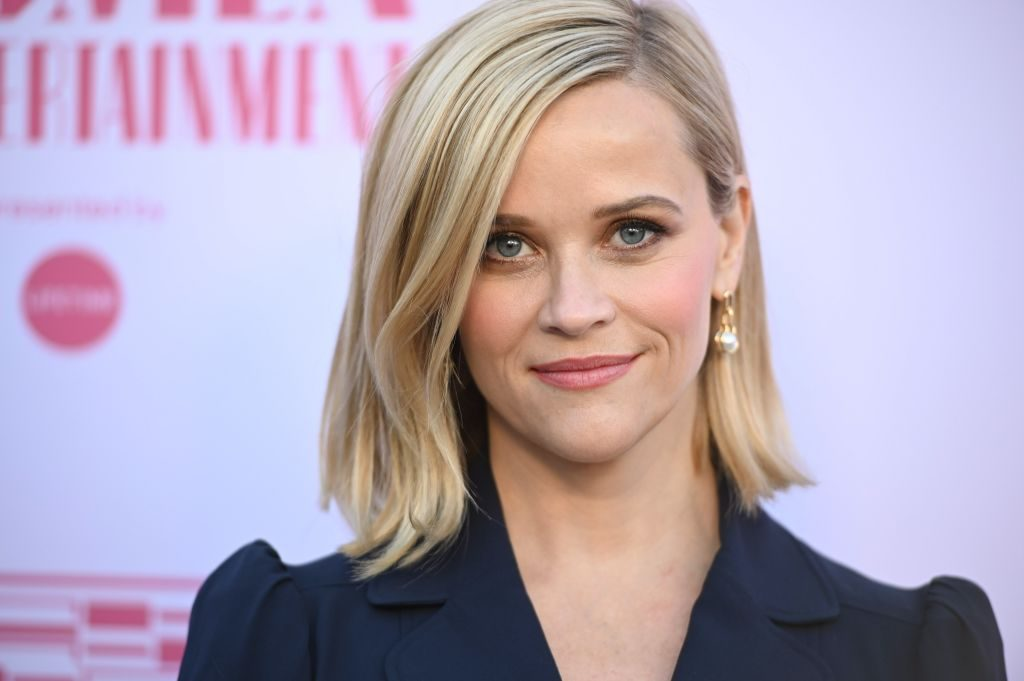
#> input picture filter_app/filters/photos/test4.png, 1024 x 681 px
$ python change_brightness.py
#> lines starting #> are read from the running program, lines starting #| are printed output that depends on the picture
### filter_app/image/base_image.py
class Image:
    def __init__(self, name, pillow_image):
        self.name = name
        self.pillow_image = pillow_image

    def save_file(self, path='./', name='untitled1.png'):
        self.pillow_image.save(name)

### filter_app/filters/change_brightness.py
from PIL import Image, ImageEnhance
import PIL
from filter_app.filters.filter import ImageFilter
from filter_app.image.base_image import Image
from filter_app.config_filter.config_default import DEFAULT_FACTOR

class ChangeBrightness(ImageFilter):
    def __init__(self, image, name_of_filter):
        self.image = image.pillow_image
        self.name_of_filter = name_of_filter

    def _change_brightness(self):
        enhancer = ImageEnhance.Brightness(self.image)
        # factor = int(input("enter a factor "))
        im_convert = enhancer.enhance(DEFAULT_FACTOR)
        return Image("updated brightness", im_convert)


    def apply_filter(self):
        return self._change_brightness()


if __name__ == '__main__':
    img = PIL.Image.open("./photos/test4.png")
#> img is the input picture: PIL image 1024x681 RGB; mean R, G, B 178.8, 165.2, 181.5
    base_image = Image("bright photo", img)
    test_image = ChangeBrightness(base_image, "change brightness")
    PIL.Image._show(test_image.apply_filter())
#> in _change_brightness, `im_convert = enhancer.enhance(DEFAULT_FACTOR)`:
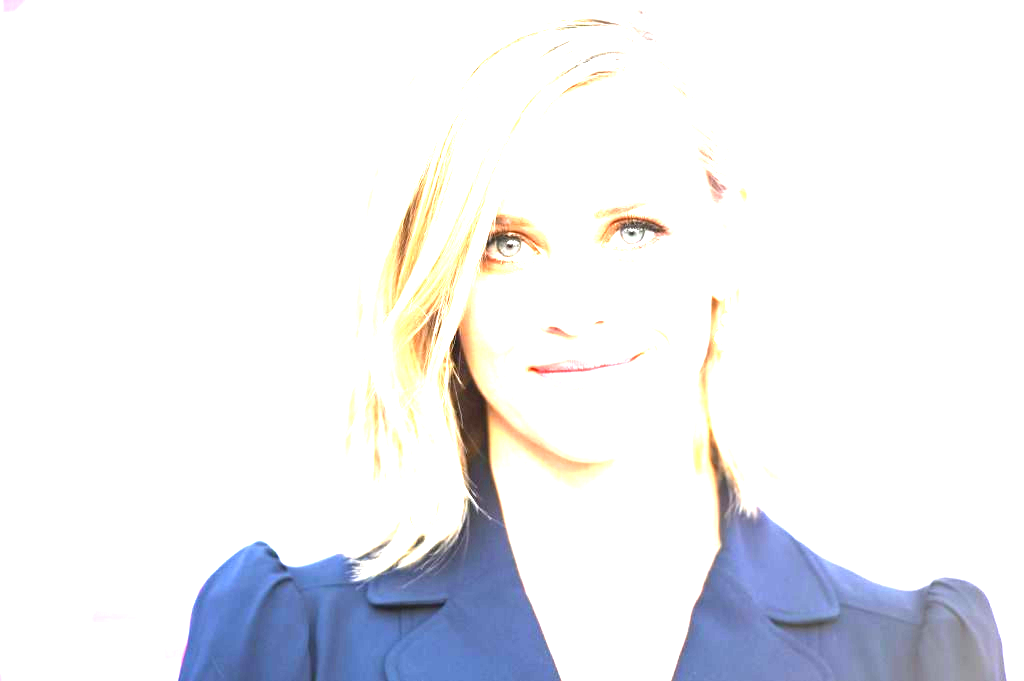
#> im_convert: PIL image 1024x681 RGB; mean R, G, B 236.9, 238, 242
#> (the run stopped early here; a loop or call above may not have finished)

$ run again, with filter_app/filters/photos/test1.png copied over filter_app/filters/photos/test4.png
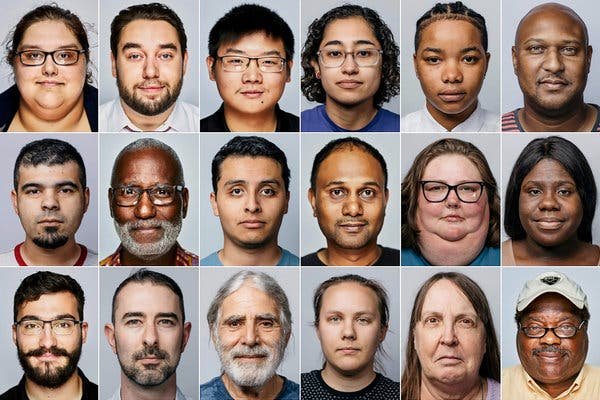
#> input picture filter_app/filters/photos/test1.png, 600 x 400 px
#> img is the input picture: PIL image 600x400 RGB; mean R, G, B 147.8, 128.4, 119.9
#> in _change_brightness, `im_convert = enhancer.enhance(DEFAULT_FACTOR)`:
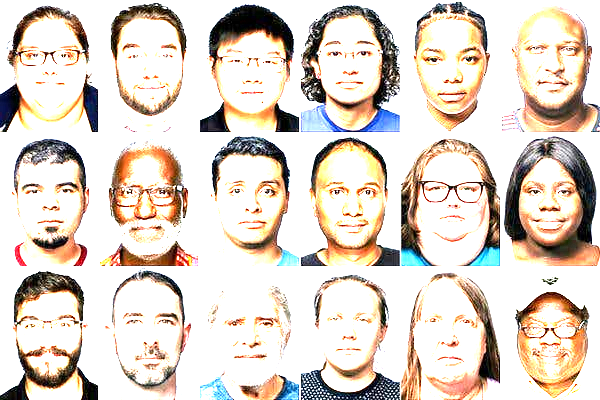
#> im_convert: PIL image 600x400 RGB; mean R, G, B 223.4, 212.8, 202.4

$ run again, with filter_app/filters/photos/test2.png copied over filter_app/filters/photos/test4.png
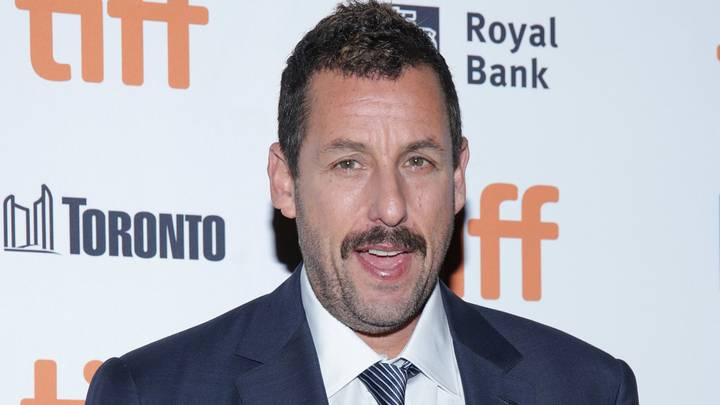
#> input picture filter_app/filters/photos/test2.png, 720 x 405 px
#> img is the input picture: PIL image 720x405 RGB; mean R, G, B 179.9, 176.8, 183.4
#> in _change_brightness, `im_convert = enhancer.enhance(DEFAULT_FACTOR)`:
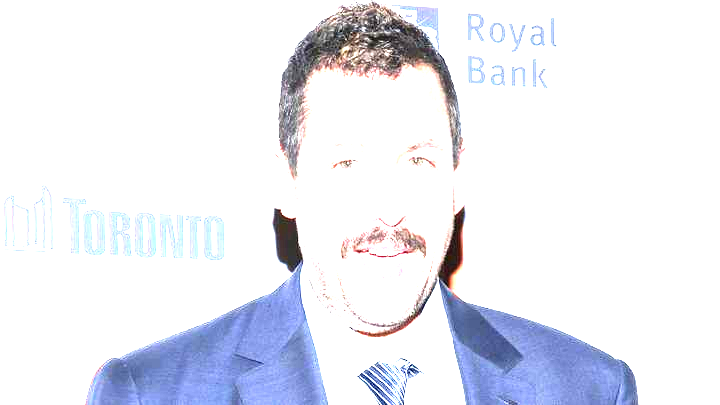
#> im_convert: PIL image 720x405 RGB; mean R, G, B 233.9, 235.7, 243.9

$ run again, with filter_app/filters/photos/test3.png copied over filter_app/filters/photos/test4.png
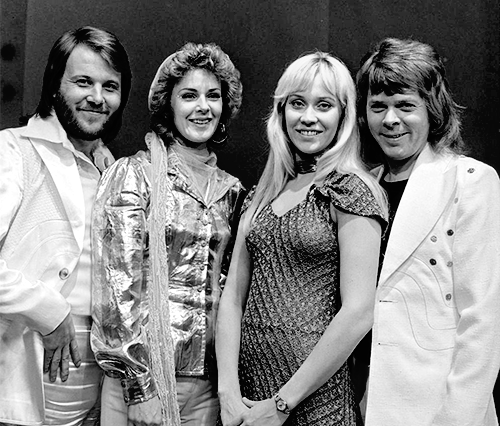
#> input picture filter_app/filters/photos/test3.png, 500 x 426 px
#> img is the input picture: PIL image 500x426 RGB; min 0, max 255, mean 130.8
#> in _change_brightness, `im_convert = enhancer.enhance(DEFAULT_FACTOR)`:
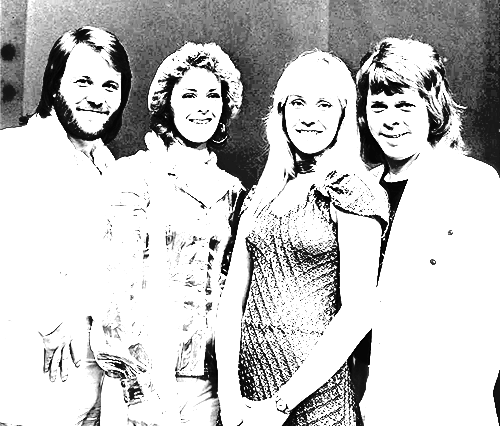
#> im_convert: PIL image 500x426 RGB; min 0, max 255, mean 199.1
